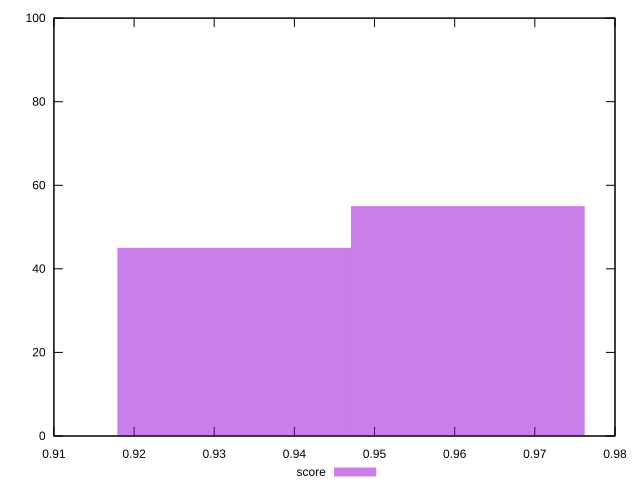

The gnuplot source for this figure:
reset
set terminal svg size 640, 490 enhanced background rgb 'white'
set output "report_00007_2020-12-11T15:55:29.892Z/first-contentful-paint/samples/pages+cached+noexternal/score/histogram.svg"

$score <<EOF
0.9634546570582287 55
0.9342590613897975 45
EOF

set key outside below
set boxwidth 0.029195595668431173
set yrange [0:100]
set style fill transparent solid 0.5 noborder

plot \
  $score title "score" with boxes, \


reset
